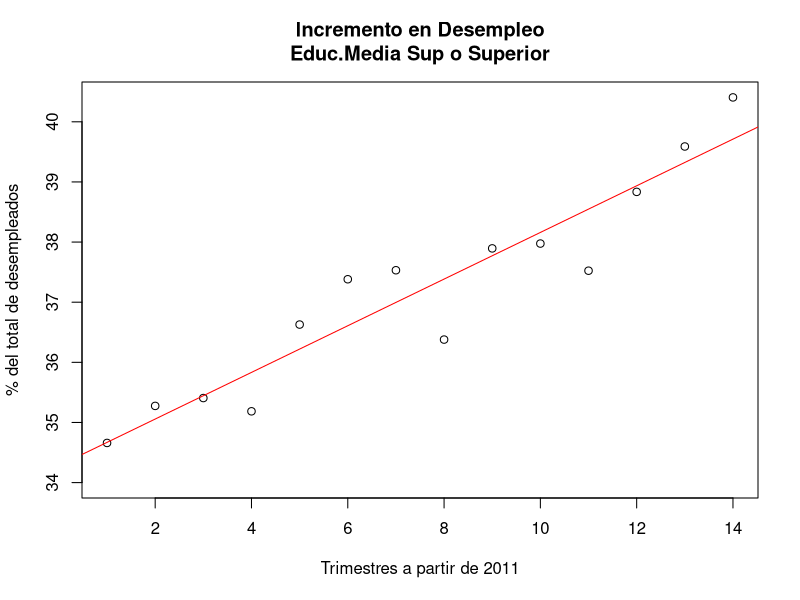

R code for this plot:
# Porcentajes consecutivos por trimestre
prcnt <-c(
    34.6594306764, 35.2754003647, 35.40613204, 35.1855137062,
    36.6282823891, 37.3816513577, 37.5314871844, 36.3784124999,
    37.8949982178, 37.9752539821, 37.5238097329, 38.8349502588,
    39.5894958061, 40.4058337918
)
# Años de los trimestres
anio <- c(rep(2011,4), rep(2012,4), rep(2013,4), rep(2014,2))
# Los trimestres
trim <- c(rep(c("I","II","III","IV"),3), c("I","II"))
# Se construye un data frame comprensivo con
# la información anterior:
desempl.educ.sup <- data.frame(anio,trim,prcnt)
# Se hacen los nombres de los renglones
rownames(desempl.educ.sup) <- paste0(anio,".", trim)

# Se restara una cota inferior para
# producir una vista con la infomación de interés
tinf <- trunc(desempl.educ.sup$prcnt[1]) # entero inferior
# la resta se agregará como una columna del data frame
desempl.educ.sup$d1 <- desempl.educ.sup$prcnt-tinf
desempl.educ.sup$ind <- 1:nrow(desempl.educ.sup)
desempl.educ.sup

plot(desempl.educ.sup$prcnt, 
     ylim=c(34, max(desempl.educ.sup$prcnt)),
     main="Incremento en Desempleo\nEduc.Media Sup o Superior",
     xlab="Trimestres a partir de 2011",
     ylab="% del total de desempleados"
     )

mm <- lm(prcnt ~ ind, data=desempl.educ.sup)
print(mm)
abline(mm, col="red")


